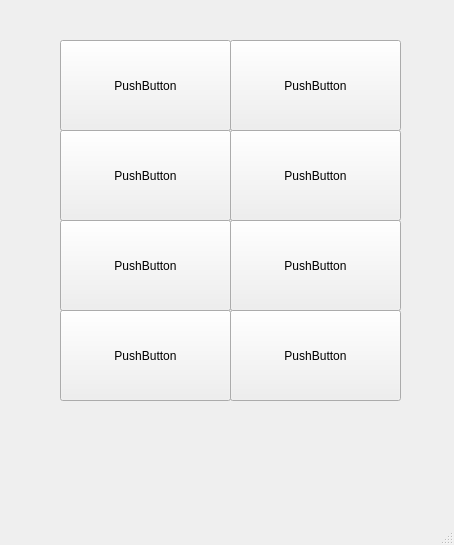
<?xml version="1.0" encoding="UTF-8"?>
<ui version="4.0">
 <class>MainWindow</class>
 <widget class="QMainWindow" name="MainWindow">
  <property name="geometry">
   <rect>
    <x>0</x>
    <y>0</y>
    <width>454</width>
    <height>545</height>
   </rect>
  </property>
  <property name="windowTitle">
   <string>MainWindow</string>
  </property>
  <widget class="QWidget" name="centralwidget">
   <widget class="QPushButton" name="pushButton">
    <property name="geometry">
     <rect>
      <x>60</x>
      <y>40</y>
      <width>171</width>
      <height>91</height>
     </rect>
    </property>
    <property name="text">
     <string>PushButton</string>
    </property>
   </widget>
   <widget class="QPushButton" name="pushButton_2">
    <property name="geometry">
     <rect>
      <x>230</x>
      <y>40</y>
      <width>171</width>
      <height>91</height>
     </rect>
    </property>
    <property name="text">
     <string>PushButton</string>
    </property>
   </widget>
   <widget class="QPushButton" name="pushButton_3">
    <property name="geometry">
     <rect>
      <x>60</x>
      <y>310</y>
      <width>171</width>
      <height>91</height>
     </rect>
    </property>
    <property name="text">
     <string>PushButton</string>
    </property>
   </widget>
   <widget class="QPushButton" name="pushButton_4">
    <property name="geometry">
     <rect>
      <x>230</x>
      <y>130</y>
      <width>171</width>
      <height>91</height>
     </rect>
    </property>
    <property name="text">
     <string>PushButton</string>
    </property>
   </widget>
   <widget class="QPushButton" name="pushButton_5">
    <property name="geometry">
     <rect>
      <x>60</x>
      <y>130</y>
      <width>171</width>
      <height>91</height>
     </rect>
    </property>
    <property name="text">
     <string>PushButton</string>
    </property>
   </widget>
   <widget class="QPushButton" name="pushButton_6">
    <property name="geometry">
     <rect>
      <x>230</x>
      <y>220</y>
      <width>171</width>
      <height>91</height>
     </rect>
    </property>
    <property name="text">
     <string>PushButton</string>
    </property>
   </widget>
   <widget class="QPushButton" name="pushButton_7">
    <property name="geometry">
     <rect>
      <x>60</x>
      <y>220</y>
      <width>171</width>
      <height>91</height>
     </rect>
    </property>
    <property name="text">
     <string>PushButton</string>
    </property>
   </widget>
   <widget class="QPushButton" name="pushButton_8">
    <property name="geometry">
     <rect>
      <x>230</x>
      <y>310</y>
      <width>171</width>
      <height>91</height>
     </rect>
    </property>
    <property name="text">
     <string>PushButton</string>
    </property>
   </widget>
  </widget>
  <widget class="QMenuBar" name="menubar">
   <property name="geometry">
    <rect>
     <x>0</x>
     <y>0</y>
     <width>454</width>
     <height>21</height>
    </rect>
   </property>
  </widget>
  <widget class="QStatusBar" name="statusbar"/>
 </widget>
 <resources/>
 <connections/>
</ui>
